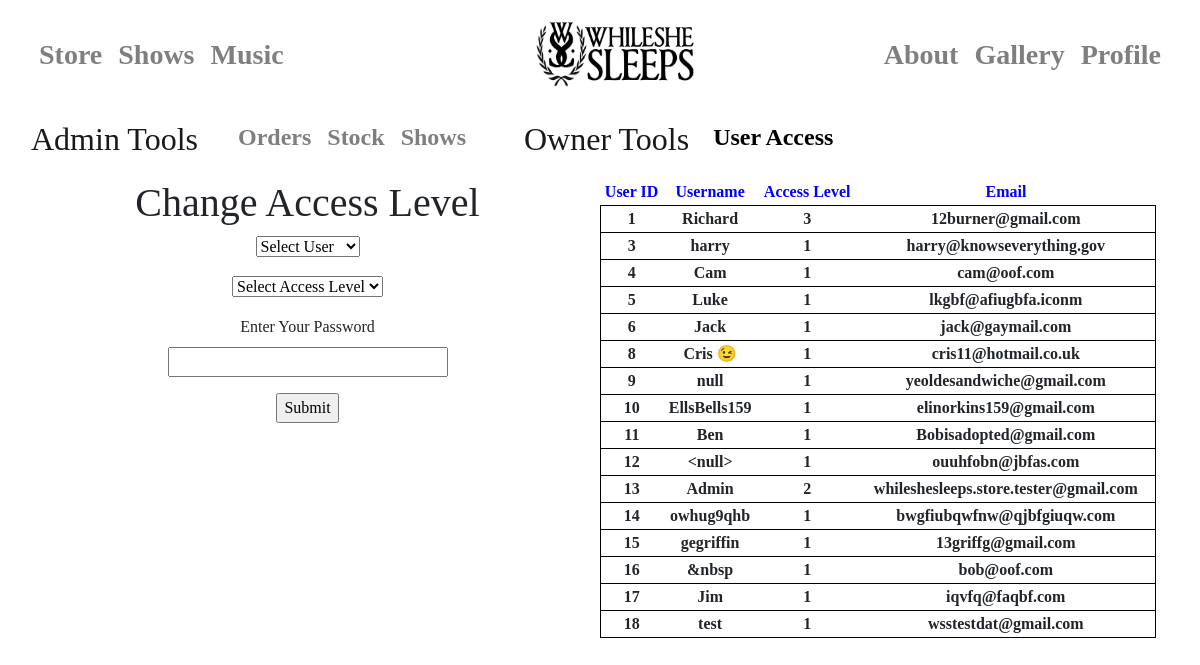
Before: /admin/users (signed in) with the older database file.
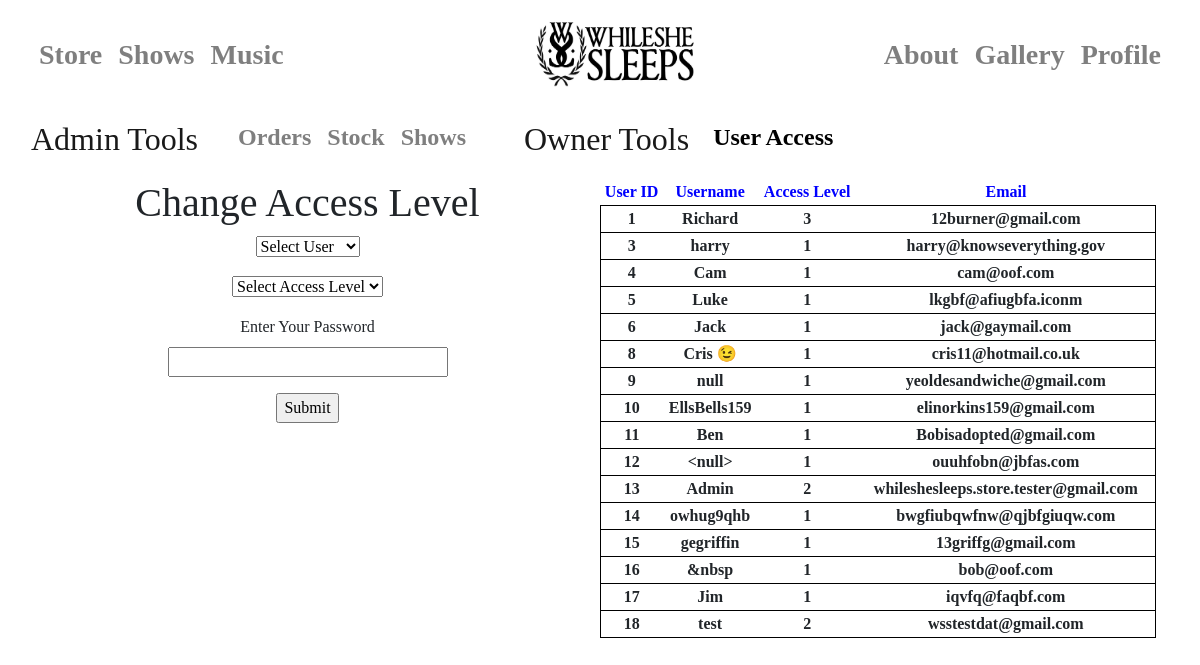
After: the same page with the newer database file.
### app/models.py (models this page shows, shortened)
class User(UserMixin, db.Model):
    id = db.Column(db.Integer, primary_key=True)
    username = db.Column(db.String(64), index=True, unique=True)
    email = db.Column(db.String(120), index=True, unique=True)
    password_hash = db.Column(db.String(128))
    name = db.Column(db.String(40), index=True)
    address1 = db.Column(db.String(40), index=True)
    address2 = db.Column(db.String(40), index=True)
    towncity = db.Column(db.String(40), index=True)
    postcode = db.Column(db.String(40), index=True)
    accesslevel = db.Column(db.Integer, index=True)
    card = db.Column(db.String)

### app/routes.py (the view)
@app.route("/admin/users", methods=["GET", "POST"])
def owner_user_access():                                          # User Access Levels
    if current_user.is_anonymous:                                 # Parameters: None
        return redirect(404)                                      # Returns: all_users.html file and passes in the user database and
    else:                                                         # edit_user_level form
        for j in User.query.all():                                # Purpose: For the owner to view and change the access levels of all users.
            if current_user.id == j.id:                           # Only access level 3 can access this page
                if j.accesslevel == 3:
                    form = edit_user_level()
                    if form.validate_on_submit():
                        for i in User.query.all():
                            if i.username == str(form.username.data):
                                i.accesslevel = form.accesslevel.data
                                db.session.commit()
                                flash("Changes Made")
                    return render_template("user/admin/all_users.html", title="Admin-", users=User.query.all(), form=form)

### app/forms.py
class edit_user_level(FlaskForm):
    the_list = [(None, "Select User")]
    for i in User.query.all():
        the_list.append((str(i.username), str(i.username)))
    username = SelectField(
        choices=the_list
    )
    accesslevel = SelectField(
        choices=[(None, "Select Access Level"), ("1", "1"), ("2", "2"), ("3", "3")]
    )
    password = PasswordField("Enter Your Password ", validators=[DataRequired()])
    submit = SubmitField("Submit")

### app/models.py (called while the page is built)
@login.user_loader
def load_user(the_id):
    return User.query.get(int(the_id))

### app/templates/user/admin/all_users.html (shortened to what this page needs)
{% extends"user/admin/admin_layout.html" %}
{% block body %}
    <div class="text-center" style="float: left;width: 50%;font-family: Rockwell">
    <h1>Change Access Level</h1>
            <form action="" method="post">
                <p>
                    {{ form.username(size=1) }}
                </p>
                <p>
                    {{ form.accesslevel(size=1) }}
                </p>
                <p>
                    {{ form.password.label }}<br>
                    {{ form.password(size=28) }}<br>
                </p>
                <p>{{ form.submit() }}</p>
            </form>
    </div>
<div class="text-center" style="float: left;width: 50%; font-family: Rockwell">
<table width="95%">
    <tr style="color: blue">
        <th>User ID</th>
        <th>Username</th>
        <th>Access Level</th>
        <th>Email</th>
    </tr>
    {% for i in users %}
        <tr style="border: solid 1px black">
        <th>{{ i.id }}</th>
        <th>{{ i.username }}</th>
        <th>{{ i.accesslevel }}</th>
        <th>{{ i.email }}</th>
        </tr>
    {% endfor %}
</table>
    </div>
{% endblock %}

Changed rows visible on the page:
changed User "test": accesslevel "1" → "2"
